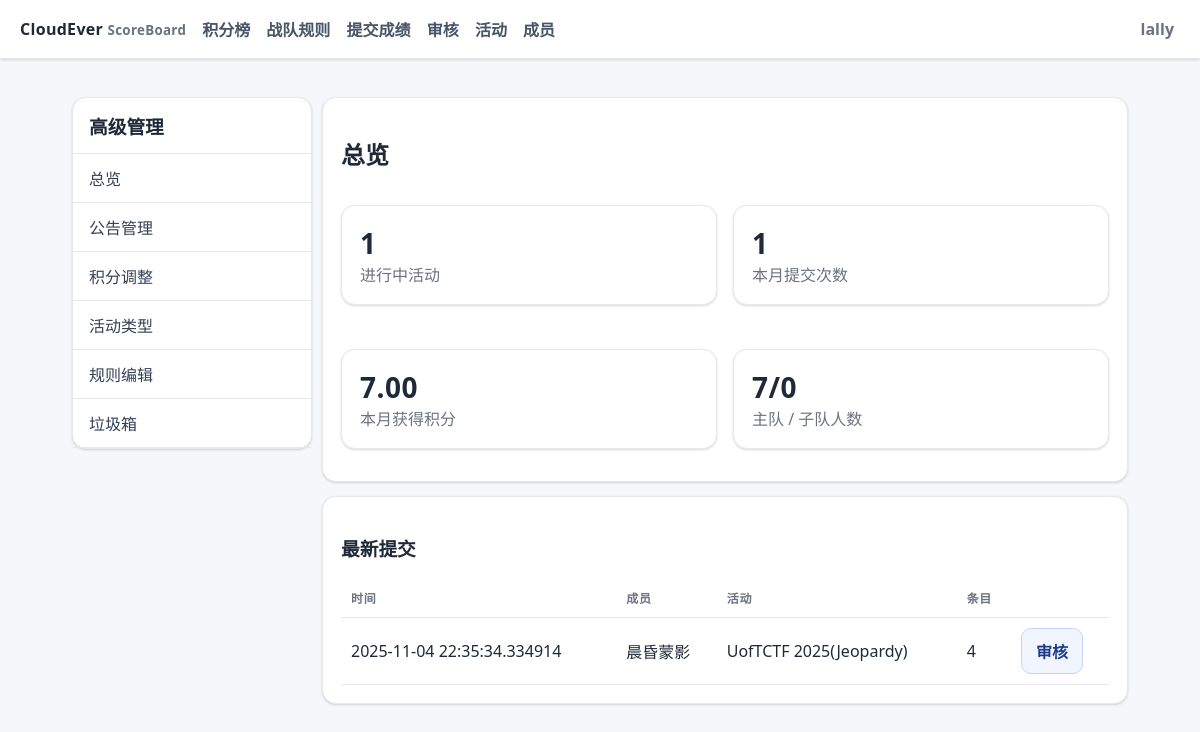
The page /admin/advanced (signed in) on the database its author committed.
### ceboard/models.py (models this page shows)
class User(Base):
    __tablename__ = "users"
    id = Column(Integer, primary_key=True)
    username = Column(String, unique=True, nullable=False)
    password_hash = Column(String, nullable=False)
    role = Column(String, default="member")  # 'admin' | 'reviewer' | 'member'
    team_type = Column(String, default="sub")  # 'main' or 'sub'
    is_active = Column(Boolean, default=True)
    is_deleted = Column(Boolean, default=False)
    avatar_filename = Column(String, nullable=True)
    submissions = relationship("Submission", back_populates="user")

class Submission(Base):
    __tablename__ = "submissions"
    id = Column(Integer, primary_key=True)
    user_id = Column(Integer, ForeignKey("users.id"), nullable=False)
    event_id = Column(Integer, ForeignKey("events.id"), nullable=False)
    created_at = Column(DateTime(timezone=True), default=lambda: datetime.now(TZ))
    wp_url = Column(String, nullable=True)
    wp_md = Column(Text, nullable=True)
    manual_points = Column(Float, nullable=True)  # 管理员在审核时手动设定的总分（优先级高于题目累计）
    is_deleted = Column(Boolean, default=False)
    user = relationship("User", back_populates="submissions")
    event = relationship("Event", back_populates="submissions")
    items = relationship("SubmissionItem", back_populates="submission", cascade="all,delete-orphan")

class Event(Base):
    __tablename__ = "events"
    id = Column(Integer, primary_key=True)
    name = Column(String, nullable=False)
    start_time = Column(DateTime(timezone=True))
    end_time = Column(DateTime(timezone=True))
    weight = Column(Float, default=1.0)
    is_reproduction = Column(Boolean, default=False)
    is_active = Column(Boolean, default=True)
    allow_wp_only = Column(Boolean, default=False)  # 允许仅提交WP，由管理员在审核时手动给分
    is_deleted = Column(Boolean, default=False)
    event_type_id = Column(Integer, ForeignKey("event_types.id"), nullable=True)
    challenges = relationship("Challenge", back_populates="event", cascade="all,delete")
    submissions = relationship("Submission", back_populates="event")
    event_type = relationship("EventType")

### ceboard/routers/admin.py (the view)
@router.get("/admin/advanced", response_class=HTMLResponse)
def admin_advanced_dashboard(request: Request, db = Depends(get_db), current_user = Depends(get_current_user)):
    require_admin(current_user)
    active_events = db.query(Event).filter(Event.is_active == True, Event.is_deleted == False).count()
    recent_subs = db.query(Submission).filter(Submission.is_deleted == False).order_by(Submission.created_at.desc()).limit(10).all()
    now = datetime.now(TZ)
    year, month = now.year, now.month
    from_date = datetime(year, month, 1, tzinfo=TZ)
    to_date = datetime(year + 1, 1, 1, tzinfo=TZ) if month == 12 else datetime(year, month + 1, 1, tzinfo=TZ)
    month_submissions = db.query(Submission).filter(Submission.is_deleted == False, Submission.created_at >= from_date, Submission.created_at < to_date).count()
    subs_month = db.query(Submission).filter(Submission.is_deleted == False, Submission.created_at >= from_date, Submission.created_at < to_date).all()
    month_points_from_subs = sum(compute_submission_points(s) for s in subs_month)
    month_adjusts = db.query(PointAdjustment).filter(PointAdjustment.year == year, PointAdjustment.month == month, PointAdjustment.is_deleted == False).all()
    month_points_total = month_points_from_subs + sum(float(a.amount) for a in month_adjusts)
    main_count = db.query(User).filter(User.team_type == 'main', User.is_active == True, User.is_deleted == False).count()
    sub_count = db.query(User).filter(User.team_type == 'sub', User.is_active == True, User.is_deleted == False).count()
    return render_template(
        "admin_advanced.html",
        title="管理员面板",
        current_user=current_user,
        active_events=active_events,
        recent_subs=recent_subs,
        year=year,
        month=month,
        month_submissions=month_submissions,
        month_points_total=month_points_total,
        main_count=main_count,
        sub_count=sub_count,
    )

### templates/admin_advanced.html
{% extends 'base.html' %}
{% block content %}
<div class="row" style="align-items:flex-start">
  {% include 'partials/admin_side_nav.html' %}
  <main style="flex:1">
    <div class="card">
      <h2>总览</h2>
      <div class="grid">
        <div class="card"><div class="kpi">{{ active_events }}</div><div class="muted">进行中活动</div></div>
        <div class="card"><div class="kpi">{{ month_submissions }}</div><div class="muted">本月提交次数</div></div>
        <div class="card"><div class="kpi">{{ '%.2f' % month_points_total }}</div><div class="muted">本月获得积分</div></div>
        <div class="card"><div class="kpi">{{ main_count }}/{{ sub_count }}</div><div class="muted">主队 / 子队人数</div></div>
      </div>
    </div>
    <div class="card">
      <h3>最新提交</h3>
      <table>
        <thead><tr><th>时间</th><th>成员</th><th>活动</th><th>条目</th><th></th></tr></thead>
        <tbody>
        {% for s in recent_subs %}
          <tr>
            <td>{{ s.created_at }}</td>
            <td>{{ s.user.username if s.user else '—' }}</td>
            <td>{{ s.event.name if s.event else '—' }}</td>
            <td>{{ s.items|length }}</td>
            <td><a class="btn secondary" href="/admin/review/{{ s.id }}">审核</a></td>
          </tr>
        {% else %}
          <tr><td colspan="5" class="muted">暂无</td></tr>
        {% endfor %}
        </tbody>
      </table>
    </div>
  </main>
</div>
{% endblock %}

### templates/base.html (shortened to what this page needs)
<!doctype html>
<html lang="zh-CN">
<head>
</head>
<body>
  <header>
    <div class="brand">CloudEver <small>ScoreBoard</small></div>
    <div class="nav">
  <a href="/">积分榜</a>
      <a href="/rules">战队规则</a>
      <a href="/submit">提交成绩</a>
      {% if current_user and (current_user.role == 'admin' or current_user.role == 'reviewer') %}
        <a href="/admin/review">审核</a>
        <a href="/admin/events">活动</a>
      {% endif %}
      {% if current_user and (current_user.role == 'admin' or current_user.role == 'reviewer') %}
        <a href="/admin/users">成员</a>
      {% endif %}
    </div>
    <div style="margin-left:auto">
      {% if current_user %}
        <div class="user-menu" id="userMenu">
          <div class="user-trigger" id="userTrigger">
            <span class="muted" style="font-weight:600">{{ current_user.username }}</span>
          </div>
        </div>
      {% else %}
        <a class="btn secondary" href="/auth/login">登录</a>
        <a class="btn" style="margin-left:8px" href="/auth/register">注册</a>
      {% endif %}
    </div>
  </header>
  <div class="wrap">
    {% block content %}{% endblock %}
  </div>
</body>
</html>

### templates/base.html (style rules this page uses)
:root { --bg:#f6f7fb; --surface:#ffffff; --border:#e7e8ee; --text:#1f2937; --muted:#6b7280; --accent:#1a73e8; --accent-2:#185abc; --success:#16a34a; --warn:#e11d48; --shadow:0 1px 2px rgba(16,24,40,.06), 0 1px 3px rgba(16,24,40,.1); }
* { box-sizing:border-box }
html,body { height:100% }
body { font-family: ui-sans-serif, system-ui, -apple-system, Segoe UI, Roboto, 'Noto Sans SC', Arial; margin:0; color:var(--text); background:var(--bg); }
header { position:sticky; top:0; z-index:10; display:flex; align-items:center; gap:16px; padding:12px 20px; background:var(--surface); border-bottom:1px solid var(--border); box-shadow: var(--shadow); }
.brand { font-weight:800; letter-spacing:.3px }
.brand small { color:var(--muted); font-weight:600 }
.nav a { margin-right:12px; color:#475569; text-decoration:none; font-weight:600; padding:8px 0 }
.wrap { max-width:1100px; margin:0 auto; padding:24px 22px }
.card { position:relative; margin:14px 0; padding:18px 18px; background:var(--surface); border:1px solid var(--border); border-radius:14px; box-shadow: var(--shadow); }
.row { display:flex; gap:10px; align-items:center; flex-wrap:wrap }
.grid { display:grid; grid-template-columns: repeat(auto-fit, minmax(280px,1fr)); gap:16px }
.muted { color:var(--muted) }
.kpi { font-weight:800; font-size:28px; letter-spacing:.5px }
a { color:var(--accent); text-decoration:none }
.btn { display:inline-flex; align-items:center; justify-content:center; gap:8px; background:var(--accent); color:#fff; font-weight:700; border:1px solid var(--accent-2); padding:10px 14px; border-radius:10px; cursor:pointer }
.btn.secondary { background:#f1f5ff; color:#1e3a8a; border:1px solid #c7d2fe }
table { width:100%; border-collapse:separate; border-spacing:0; background:#fff }
thead th { font-size:12px; text-transform:uppercase; letter-spacing:.06em; color:#6b7280 }
th,td { padding:10px 10px; border-bottom:1px solid var(--border); text-align:left }
.user-menu { position:relative }
.user-trigger { display:flex; align-items:center; gap:8px; padding:6px; border-radius:999px; cursor:pointer }

### rows shown on the page
User: username "lally"
Submission: created_at "2025-11-04 22:35:34.334914", user "晨昏蒙影", event "UofTCTF 2025(Jeopardy)", items|length "4"

### other values the page prints
{{ active_events }} "1"
{{ month_submissions }} "1"
{{ '%.2f' % month_points_total }} "7.00"
{{ main_count }} "7"
{{ sub_count }} "0"
